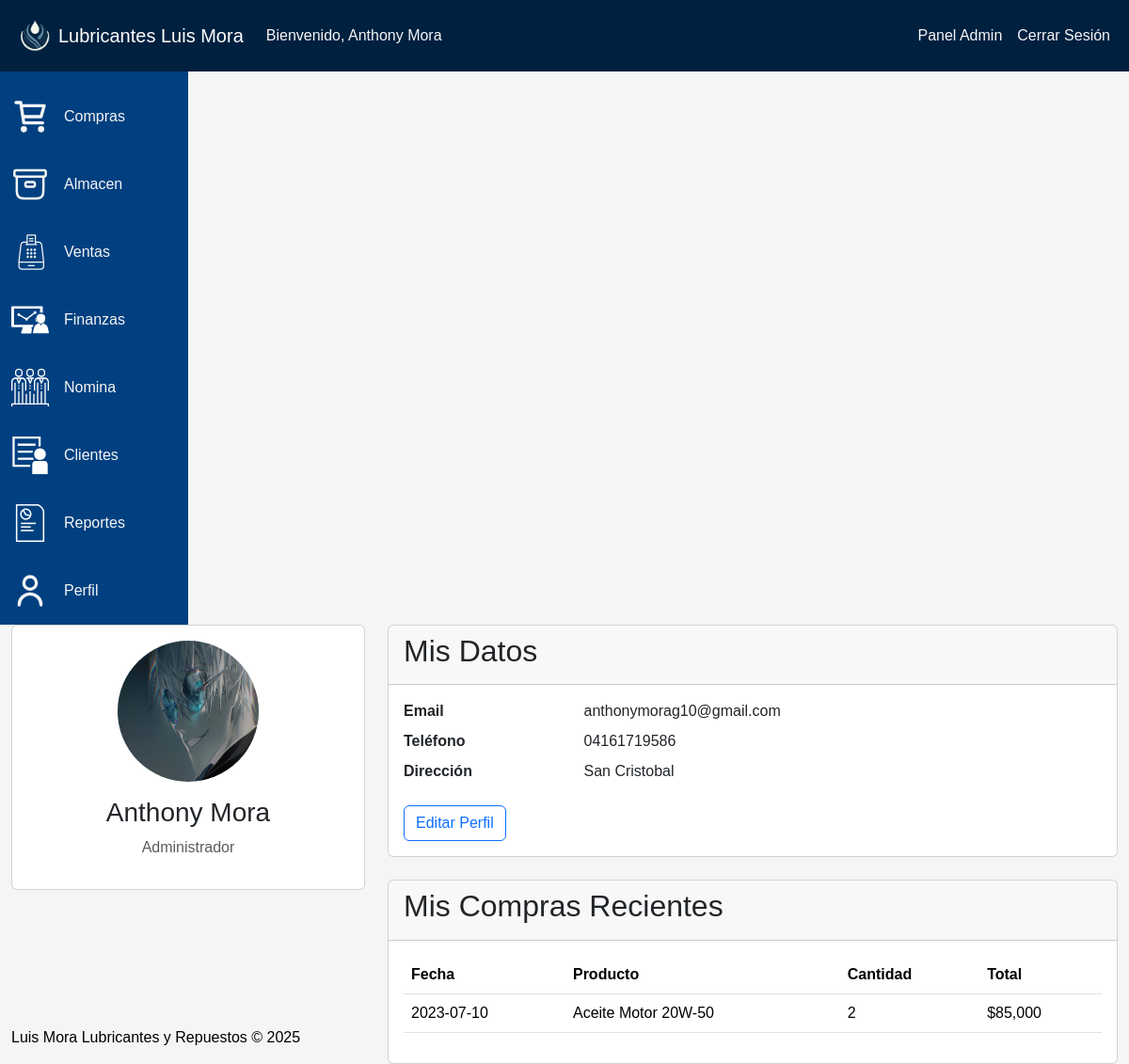
Page /usuario/ (signed in) on the committed database.
### aplicacion/models.py (models this page shows, shortened)
class CustomUser(AbstractUser):
    ROLES = (
        ('admin', 'Administrador'),
        ('personal', 'Personal'),
        ("invitado", "Invitado"),
    )
    rol = models.CharField(max_length=20, choices=ROLES, default='cliente')
    telefono = models.CharField(max_length=20, blank=True, verbose_name="Teléfono")
    direccion = models.TextField(blank=True, verbose_name="Dirección")
    foto_perfil = models.ImageField(upload_to='perfiles/', blank=True, null=True, verbose_name="Foto de perfil")
    admin = models.BooleanField(default=False, verbose_name="¿Administrador?")
    class Meta:
        verbose_name = 'Usuario'
        verbose_name_plural = 'Usuarios'

### aplicacion/views.py (the view)
# urls.py: path('usuario/', panel_usuario, name='panel_usuario'),
@login_required
def panel_usuario(request):
    if not request.user.rol == 'usuario_regular' and not request.user.admin:
        messages.error(request, "No tienes permiso para acceder a esta área")
        return redirect('inicio')
    return render(request, 'paneles/usuario.html')

### aplicacion/templates/paneles/usuario.html (shortened to what this page needs)
{% extends 'base.html' %}
{% load static %}
{% block content %}
<div class="container">
    <div class="row">
        <div class="col-md-4">
            <div class="card mb-4">
                <div class="card-body text-center">
                    <img src="{% if user.foto_perfil %}{{ user.foto_perfil.url }}{% else %}{% static 'img/user-default.png' %}{% endif %}"
                         class="rounded-circle mb-3" width="150" height="150" alt="Foto de perfil">
                    <h3>{{ user.get_full_name }}</h3>
                    <p class="text-muted">{{ user.get_rol_display }}</p>
                </div>
            </div>
        </div>
        <div class="col-md-8">
            <div class="card mb-4">
                <div class="card-header">
                    <h2>Mis Datos</h2>
                </div>
                <div class="card-body">
                    <dl class="row">
                        <dt class="col-sm-3">Email</dt>
                        <dd class="col-sm-9">{{ user.email }}</dd>
                        <dt class="col-sm-3">Teléfono</dt>
                        <dd class="col-sm-9">{{ user.telefono|default:"No especificado" }}</dd>
                        <dt class="col-sm-3">Dirección</dt>
                        <dd class="col-sm-9">{{ user.direccion|default:"No especificada" }}</dd>
                    </dl>
                    <a href="#" class="btn btn-outline-primary">Editar Perfil</a>
                </div>
            </div>
            <div class="card">
                <div class="card-header">
                    <h2>Mis Compras Recientes</h2>
                </div>
                <div class="card-body">
                    <div class="table-responsive">
                        <table class="table">
                            <thead>
                                <tr>
                                    <th>Fecha</th>
                                    <th>Producto</th>
                                    <th>Cantidad</th>
                                    <th>Total</th>
                                </tr>
                            </thead>
                            <tbody>
                                <tr>
                                    <td>2023-07-10</td>
                                    <td>Aceite Motor 20W-50</td>
                                    <td>2</td>
                                    <td>$85,000</td>
                                </tr>
                            </tbody>
                        </table>
                    </div>
                </div>
            </div>
        </div>
    </div>
</div>
{% endblock %}

### aplicacion/templates/base.html (shortened to what this page needs)
{% load static %}
<!DOCTYPE html>
<html lang="es">
  <head>
    <link rel="stylesheet" href="{% static 'css/bootstrap.min.css' %}" />
    <link href="{% static 'bootstrap-icons/bootstrap-icons.css' %}" rel="stylesheet">
    <link rel="stylesheet" href="{% static 'css/styles.css' %}" />
  </head>
  <body>
    <header class="ocult-header-in-login">
      <nav class="navbar navbar-expand-md navbar-dark bg-principal">
        <div class="container">
          <a class="navbar-brand" href="{% url 'inicio' %}">
            <img
              src="{% static 'img/Logo sin Fondo.png' %}"
              alt="Logo"
              width="100%"
              height="50"
            />
            <p>Lubricantes Luis Mora</p>
          </a>
          <div class="collapse navbar-collapse">
            <ul class="navbar-nav me-auto">
              {% if user.is_authenticated %}
              <li class="nav-item">
                <span class="nav-link singin-message"
                  >Bienvenido, {{ user.get_full_name }}</span
                >
              </li>
              {% endif %}
            </ul>
            <ul class="navbar-nav">
              {% if user.is_authenticated %} {% if user.admin or user.rol == 'admin' %}
                <li class="nav-item">
                    <a class="nav-link" href="/admin/" target="_blank"
                    >Panel Admin</a
                    >
                </li>
              {% endif %}
                <li class="nav-item">
                    <a class="nav-link" href="{% url 'logout' %}">Cerrar Sesión</a>
                </li>
              {% else %}
              <li class="nav-item">
                <a class="nav-link" href="{% url 'login' %}">Iniciar Sesión</a>
              </li>
              {% endif %}
            </ul>
          </div>
        </div>
      </nav>
    </header>
    <main class="">
      <div class="container-fluid">
        <div class="row max-size">
        <nav id="sidebar" class="col-md-3 col-lg-2 d-none d-md-block sidebar bg-subprincipal">
          <div class="position-sticky pt-3">
              <ul class="nav flex-column">
                {% if user.is_authenticated %}
                  <li class="nav-item d-flex flex-row mt-3 mb-3">
                      <a class="nav-link active" href="/dashboard/">
                      </a>
                  </li>
                  <li class="nav-item d-flex flex-row mt-3 mb-3">
                      <a class="nav-link" href="/compras/">
                          Compras
                      </a>
                  </li>
                  <li class="nav-item d-flex flex-row mt-3 mb-3">
                      <a class="nav-link" href="/inventario/">
                          Almacen
                      </a>
                  </li>
                  <li class="nav-item d-flex flex-row mt-3 mb-3">
                      <a class="nav-link" href="/ventas/">
                          Ventas
                      </a>
                  </li>
                  <li class="nav-item d-flex flex-row mt-3 mb-3">
                      <a class="nav-link" href="/reportes/">
                          Finanzas
                      </a>
                  </li>
                  <li class="nav-item d-flex flex-row mt-3 mb-3">
                      <a class="nav-link" href="/nomina/">
                          Nomina
                      </a>
                  </li>
                  <li class="nav-item d-flex flex-row mt-3 mb-3">
                      <a class="nav-link" href="/clientes/">
                          Clientes
                      </a>
                  </li>
                  <li class="nav-item d-flex flex-row mt-3 mb-3">
                      <a class="nav-link" href="#">
                          Reportes
                      </a>
                  </li>
                  <li class="nav-item d-flex flex-row mt-3 mb-3">
                      <a class="nav-link" href="/perfil/">
                          Perfil
                      </a>
                  </li>
                  {% endif %}
              </ul>
          </div>
        </nav>
        {% block content %} {% endblock %}
      </div>
    </div>
    </main>
    <footer class="ocult-footer-in-login" style="color: #000">
      <div
        class="container text-left organizar-texto-direccion"
        style="margin: 0px 0px"
      >
        <p>Luis Mora Lubricantes y Repuestos © {% now "Y" %}</p>
      </div>
    </footer>
  </body>
</html>

### aplicacion/static/css/styles.css (style rules this page uses)
:root { --azul-marino-oscuro: #00203F; --azul-marino-medio: #004080; --azul-marino-claro: #005BBB; --azul-acero: #4682B4; --gris-azul: #708090; --blanco-humo: #F5F5F5; }
* { margin: 0; padding: 0; box-sizing: border-box; }
body { background-color: var(--blanco-humo); color: var(--blanco-humo); font-family: 'NotoSansJP', sans-serif; font-size: 16px; line-height: 1.5; }
.bg-principal { background-color: var(--azul-marino-oscuro); }
.bg-subprincipal { background-color: var(--azul-marino-medio); }
.nav-link { color: var(--blanco-humo); }
.ocult-header-in-login { position: fixed; top: 0; z-index: 999999; width: 100%; }
.navbar>.container { flex-direction: row; justify-content: space-around; margin: 0 0; max-width: 100%; }
.ocult-footer-in-login { position: fixed; bottom: 0; z-index: 999999; width: 100%; }

### rows in the picture
CustomUser: get_full_name "Anthony Mora", foto_perfil (picture), rol "Administrador", email "anthonymorag10@gmail.com", telefono "04161719586", direccion "San Cristobal"
